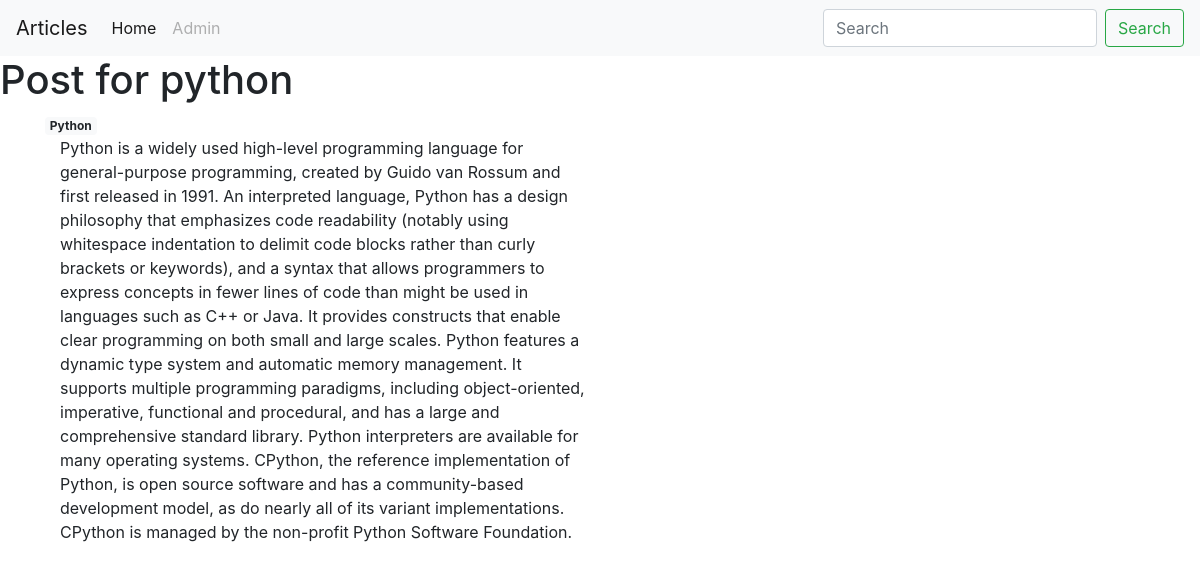
The app's page /articles/Post-for-python (signed in) with its own data.
### models.py (models this page shows, shortened)
class Post(db.Model):
    id = db.Column(db.Integer, primary_key = True)
    title = db.Column(db.String(140))
    slug = db.Column(db.String(140), unique=True)
    body = db.Column(db.Text)
    timestamp = db.Column(db.DateTime, default=datetime.now())
    '''
    authors = db.relationship('User', secondary=authors_join,
                              backref=db.backref('post',
                                                 lazy='dynamic'))
    '''
    tags = db.relationship('Tag', secondary=post_tags,
                           backref= db.backref('post',
                                               lazy='dynamic'))#определяем тип возвразаемых данных

class Tag(db.Model):
    id = db.Column(db.Integer, primary_key = True)
    name = db.Column(db.String(100))
    slug = db.Column(db.String(100))
    posts = db.relationship('Post', secondary=post_tags,
                           backref=db.backref('tag',
                                              lazy='dynamic'))

### posts/blueprint.py (the view)
@posts.route('/<slug>')
def post_detail(slug):
    post = Post.query.filter(Post.slug==slug).first_or_404()
    tags = post.tags
    return render_template('posts/post_detail.html', post=post, tags=tags)

### posts/templates/posts/post_detail.html (shortened to what this page needs)
{% extends 'base.html' %}
{% block content_title %}
    <h1>
        {{ post.title }}
    </h1>
{% endblock %}
{% block content %}
    <div class="tags">
    {% for tag in tags %}
        <a href="{{ url_for('posts.tag_detail', slug=tag.slug) }}">
            <span class="badge badge-light">{{ tag.name }}</span>
        </a>
    {% endfor %}
    </div>
    <div class="col-md-offset-3 col-md-6">
    {{ post.body }}
    </div>
{% endblock %}

### templates/base.html (shortened to what this page needs)
<!DOCTYPE html>
<html lang="en">
<!DOCTYPE html>
<html lang="en">
<head>
    <link rel="stylesheet" href="https://maxcdn.bootstrapcdn.com/bootstrap/4.0.0-beta.2/css/bootstrap.min.css">
</head>
<body>
<nav class="navbar navbar-expand-lg navbar-light bg-light">
  <a class="navbar-brand" href="{{ url_for('posts.index') }}">Articles</a>
  <div class="collapse navbar-collapse" id="navbarSupportedContent">
    <ul class="navbar-nav mr-auto">
      <li class="nav-item active">
        <a class="nav-link" href="{{ url_for('index') }}">Home <span class="sr-only">(current)</span></a>
      </li>
        <li class="nav-item">
                  {% if current_user.has_role('author') %}
                      <a class="nav-link disabled" href="{{ url_for('posts.create_post') }}">Create article</a>
                      {% elif current_user.has_role('admin')%}
                      <a class="nav-link disabled" href="/admin">Admin</a>
                      {% else %}
                      <a class="nav-link disabled" href="/register">Registration</a>
                  {% endif %}
        </li>
    </ul>
    <form class="form-inline my-2 my-lg-0" method="GET">
      <input class="form-control mr-sm-2" type="search" placeholder="Search" aria-label="Search"
             name="q" value="{{ request.args.get('q','') }}">
      <button class="btn btn-outline-success my-2 my-sm-0" type="submit">Search</button>
    </form>
  </div>
</nav>
    <div class="plain">
    {% block content_title %}{% endblock %}
    </div>
    <div class="container">
        {% block content %}
        {% endblock %}
    </div>
</body>
</html>

### records on screen
Post: title "Post for python", body "Python is a widely used high-level programming language for general-purpose programming, created by Guido van Rossum and first released in 1991. An interpreted language, Python has a design philosophy that emphasizes code readability (notably using whitespace indentation to delimit code blocks rather than curly brackets or keywords), and a syntax that allows programmers to express concepts in fewer lines of code than might be used in languages such as C++ or Java. It provides constructs that enable clear programming on both small and large scales. Python features a dynamic type system and automatic memory management. It supports multiple programming paradigms, including object-oriented,…"
Tag: name "Python"
